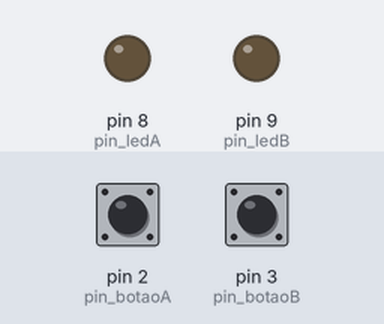
Bench run of a sketch on a simulated Arduino Uno, built with avr-gcc and run on an emulated ATmega328P. Shown: output pins drawn as LEDs (lit = HIGH). The inputs (shaded band) are chosen by the test bench; at power-on: pin 2 (pin_botaoA) HIGH, pin 3 (pin_botaoB) HIGH.

Above: at 1.2 s.
1.3 s: pin 2 (pin_botaoA) pulled LOW for 0.15 s
At 2.5 s:
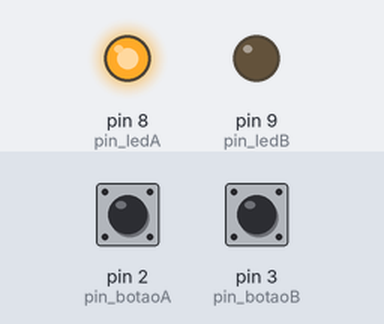
2.9 s: pin 3 (pin_botaoB) pulled LOW for 0.15 s
At 3.9 s:
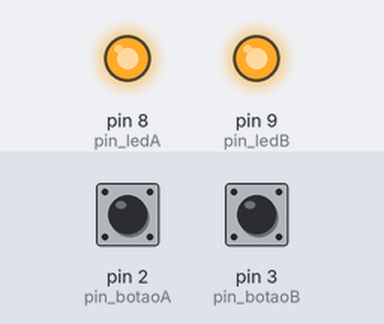
4.5 s: pin 2 (pin_botaoA) pulled LOW for 1 s
At 5.1 s:
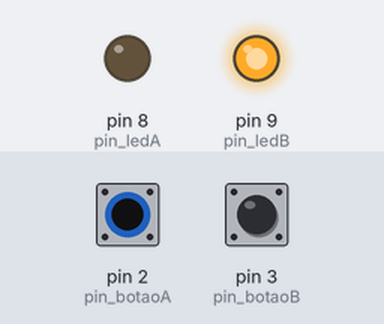
7.0 s: pin 2 (pin_botaoA) pulled LOW for 3.2 s
At 8.2 s:
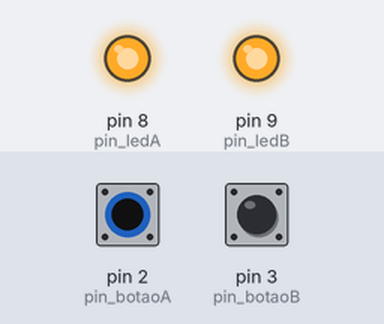
11.7 s: pin 3 (pin_botaoB) pulled LOW for 1 s
At 13.0 s:
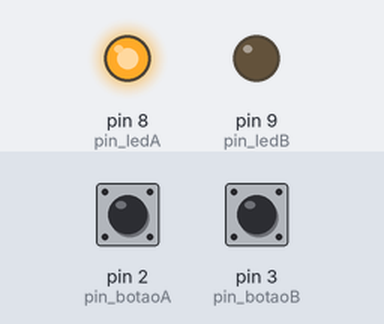
Timing chart, 0 to 14.7 s (numbered marks = the images above; inputs shaded):
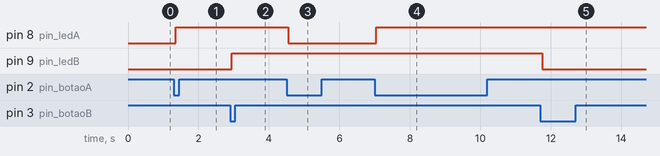

Measured:
- after the input at 1.3 s, pin 8 (pin_ledA): LOW → HIGH after 0.05 s
- after the input at 2.9 s, pin 9 (pin_ledB): LOW → HIGH after 0.05 s
- after the input at 4.5 s, pin 8 (pin_ledA): HIGH → LOW after 0.05 s
- after the input at 7.0 s, pin 8 (pin_ledA): LOW → HIGH after 0.05 s
- after the input at 11.7 s, pin 9 (pin_ledB): HIGH → LOW after 0.05 s

The sketch:

sketch_mar30a.ino
```cpp
const int pin_botaoA = 2;
const int pin_botaoB = 3;
const int pin_ledA = 8;
const int pin_ledB = 9;
int estado_ledA = LOW;
int estado_ledB = LOW;
int estado_botaoA;
int estado_botaoB;
int ultimo_estado_botaoA = HIGH;
int ultimo_estado_botaoB = HIGH;
unsigned long tempo_debounceA = 0;
unsigned long tempo_debounceB = 0;
unsigned long atraso = 50;

void setup() {
  pinMode(pin_botaoA, INPUT_PULLUP);
  pinMode(pin_botaoB, INPUT_PULLUP);
  pinMode(pin_ledA, OUTPUT);
  pinMode(pin_ledB, OUTPUT);
  digitalWrite(pin_ledA, estado_ledA);
  digitalWrite(pin_ledB, estado_ledB);
}


void loop() {
  int leituraA = digitalRead(pin_botaoA);
  if (leituraA != ultimo_estado_botaoA){
    tempo_debounceA = millis();
  }
  if((millis() - tempo_debounceA)  > atraso)
  {
    if(leituraA != estado_botaoA) {
      estado_botaoA = leituraA;
      if(estado_botaoA == LOW) {
        estado_ledA = !estado_ledA;
      }
    }
  }

  digitalWrite(pin_ledA, estado_ledA);
  ultimo_estado_botaoA = leituraA;

int leituraB = digitalRead(pin_botaoB);
if (leituraB != ultimo_estado_botaoB){
    tempo_debounceB = millis();
  }
  if((millis() - tempo_debounceB)  > atraso)
  {
    if(leituraB != estado_botaoB) {
      estado_botaoB = leituraB;
      if(estado_botaoB == LOW) {
        estado_ledB = !estado_ledB;
      }
    }
  }
digitalWrite(pin_ledA, estado_ledA);
digitalWrite(pin_ledB, estado_ledB);
  ultimo_estado_botaoA = leituraA;
  ultimo_estado_botaoB = leituraB;
}
```
